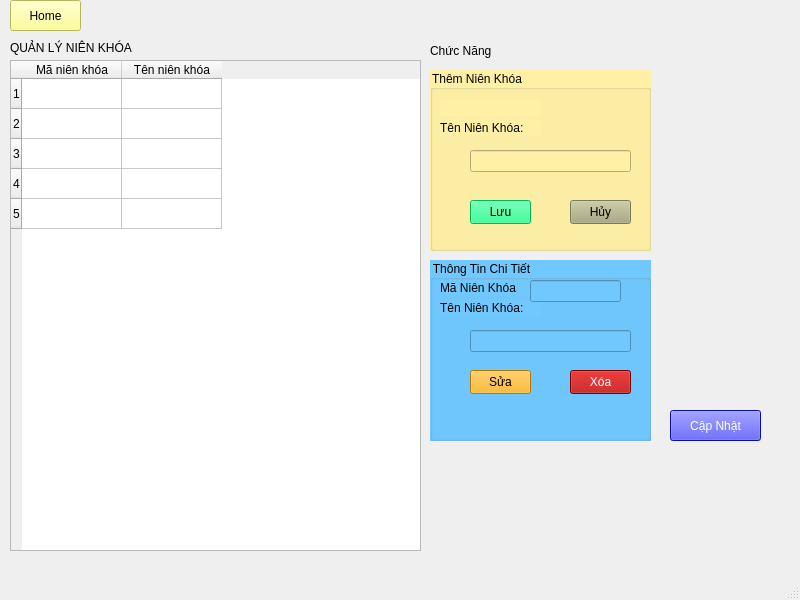
<?xml version="1.0" encoding="UTF-8"?>
<ui version="4.0">
 <class>MainWindow</class>
 <widget class="QMainWindow" name="MainWindow">
  <property name="geometry">
   <rect>
    <x>0</x>
    <y>0</y>
    <width>800</width>
    <height>600</height>
   </rect>
  </property>
  <property name="windowTitle">
   <string>MainWindow</string>
  </property>
  <widget class="QWidget" name="centralwidget">
   <widget class="QLabel" name="label">
    <property name="geometry">
     <rect>
      <x>10</x>
      <y>40</y>
      <width>171</width>
      <height>16</height>
     </rect>
    </property>
    <property name="styleSheet">
     <string notr="true">font: 700 12pt &quot;Segoe UI&quot;;</string>
    </property>
    <property name="text">
     <string>QUẢN LÝ NIÊN KHÓA</string>
    </property>
   </widget>
   <widget class="QGroupBox" name="groupBox_2">
    <property name="geometry">
     <rect>
      <x>430</x>
      <y>70</y>
      <width>221</width>
      <height>181</height>
     </rect>
    </property>
    <property name="styleSheet">
     <string notr="true">background-color: rgb(255, 240, 166);
font: 10pt &quot;Segoe UI&quot;;</string>
    </property>
    <property name="title">
     <string>Thêm Niên Khóa</string>
    </property>
    <widget class="QLabel" name="label_5">
     <property name="geometry">
      <rect>
       <x>10</x>
       <y>50</y>
       <width>101</width>
       <height>16</height>
      </rect>
     </property>
     <property name="styleSheet">
      <string notr="true">font: 10pt &quot;Segoe UI&quot;;</string>
     </property>
     <property name="text">
      <string>Tên Niên Khóa: </string>
     </property>
    </widget>
    <widget class="QLineEdit" name="NameNienKhoa">
     <property name="geometry">
      <rect>
       <x>40</x>
       <y>80</y>
       <width>161</width>
       <height>22</height>
      </rect>
     </property>
     <property name="styleSheet">
      <string notr="true">font: 10pt &quot;Segoe UI&quot;;</string>
     </property>
     <property name="readOnly">
      <bool>false</bool>
     </property>
    </widget>
    <widget class="QPushButton" name="btnSave">
     <property name="geometry">
      <rect>
       <x>40</x>
       <y>130</y>
       <width>61</width>
       <height>24</height>
      </rect>
     </property>
     <property name="styleSheet">
      <string notr="true">background-color: rgb(0, 255, 127);</string>
     </property>
     <property name="text">
      <string>Lưu</string>
     </property>
    </widget>
    <widget class="QPushButton" name="btnCancel">
     <property name="geometry">
      <rect>
       <x>140</x>
       <y>130</y>
       <width>61</width>
       <height>24</height>
      </rect>
     </property>
     <property name="styleSheet">
      <string notr="true">background-color: rgb(170, 170, 127);</string>
     </property>
     <property name="text">
      <string>Hủy</string>
     </property>
    </widget>
    <widget class="QLabel" name="label_8">
     <property name="geometry">
      <rect>
       <x>10</x>
       <y>30</y>
       <width>101</width>
       <height>16</height>
      </rect>
     </property>
     <property name="styleSheet">
      <string notr="true">font: 10pt &quot;Segoe UI&quot;;</string>
     </property>
     <property name="text">
      <string/>
     </property>
    </widget>
   </widget>
   <widget class="QLabel" name="label_6">
    <property name="geometry">
     <rect>
      <x>430</x>
      <y>40</y>
      <width>131</width>
      <height>21</height>
     </rect>
    </property>
    <property name="styleSheet">
     <string notr="true">font: 700 12pt &quot;Segoe UI&quot;;</string>
    </property>
    <property name="text">
     <string>Chức Năng</string>
    </property>
   </widget>
   <widget class="QGroupBox" name="groupBox">
    <property name="geometry">
     <rect>
      <x>430</x>
      <y>260</y>
      <width>221</width>
      <height>181</height>
     </rect>
    </property>
    <property name="styleSheet">
     <string notr="true">background-color: rgb(112, 200, 255);
font: 10pt &quot;Segoe UI&quot;;</string>
    </property>
    <property name="title">
     <string>Thông Tin Chi Tiết</string>
    </property>
    <widget class="QLineEdit" name="detailNameNienKhoa">
     <property name="geometry">
      <rect>
       <x>40</x>
       <y>70</y>
       <width>161</width>
       <height>22</height>
      </rect>
     </property>
     <property name="styleSheet">
      <string notr="true">font: 10pt &quot;Segoe UI&quot;;</string>
     </property>
     <property name="readOnly">
      <bool>true</bool>
     </property>
    </widget>
    <widget class="QPushButton" name="btnEdit">
     <property name="geometry">
      <rect>
       <x>40</x>
       <y>110</y>
       <width>61</width>
       <height>24</height>
      </rect>
     </property>
     <property name="styleSheet">
      <string notr="true">background-color: rgb(255, 170, 0);</string>
     </property>
     <property name="text">
      <string>Sửa</string>
     </property>
    </widget>
    <widget class="QPushButton" name="btnDelete">
     <property name="geometry">
      <rect>
       <x>140</x>
       <y>110</y>
       <width>61</width>
       <height>24</height>
      </rect>
     </property>
     <property name="styleSheet">
      <string notr="true">background-color: rgb(170, 0, 0);
color: rgb(255, 255, 255);</string>
     </property>
     <property name="text">
      <string>Xóa</string>
     </property>
    </widget>
    <widget class="QLabel" name="label_7">
     <property name="geometry">
      <rect>
       <x>10</x>
       <y>40</y>
       <width>101</width>
       <height>16</height>
      </rect>
     </property>
     <property name="styleSheet">
      <string notr="true">font: 10pt &quot;Segoe UI&quot;;</string>
     </property>
     <property name="text">
      <string>Tên Niên Khóa: </string>
     </property>
    </widget>
    <widget class="QLabel" name="label_9">
     <property name="geometry">
      <rect>
       <x>10</x>
       <y>20</y>
       <width>101</width>
       <height>16</height>
      </rect>
     </property>
     <property name="styleSheet">
      <string notr="true">font: 10pt &quot;Segoe UI&quot;;</string>
     </property>
     <property name="text">
      <string>Mã Niên Khóa</string>
     </property>
    </widget>
    <widget class="QLineEdit" name="detailIDNienKhoa">
     <property name="geometry">
      <rect>
       <x>100</x>
       <y>20</y>
       <width>91</width>
       <height>22</height>
      </rect>
     </property>
     <property name="styleSheet">
      <string notr="true">font: 10pt &quot;Segoe UI&quot;;</string>
     </property>
     <property name="readOnly">
      <bool>true</bool>
     </property>
    </widget>
   </widget>
   <widget class="QPushButton" name="btnReload">
    <property name="geometry">
     <rect>
      <x>670</x>
      <y>410</y>
      <width>91</width>
      <height>31</height>
     </rect>
    </property>
    <property name="styleSheet">
     <string notr="true">background-color: rgb(16, 16, 255);
font: 10pt &quot;Segoe UI&quot;;
color: rgb(255, 255, 255);</string>
    </property>
    <property name="text">
     <string>Cập Nhật</string>
    </property>
    <property name="icon">
     <iconset>
      <normaloff>images/ic/icreload.png</normaloff>images/ic/icreload.png</iconset>
    </property>
    <property name="iconSize">
     <size>
      <width>20</width>
      <height>20</height>
     </size>
    </property>
   </widget>
   <widget class="QPushButton" name="btnHome">
    <property name="geometry">
     <rect>
      <x>10</x>
      <y>0</y>
      <width>71</width>
      <height>31</height>
     </rect>
    </property>
    <property name="styleSheet">
     <string notr="true">font: 10pt &quot;Segoe UI&quot;;
background-color: rgb(255, 255, 127);</string>
    </property>
    <property name="text">
     <string>Home</string>
    </property>
    <property name="icon">
     <iconset>
      <normaloff>images/ic/icHome.png</normaloff>images/ic/icHome.png</iconset>
    </property>
    <property name="iconSize">
     <size>
      <width>20</width>
      <height>20</height>
     </size>
    </property>
   </widget>
   <widget class="QTableWidget" name="tableNienKhoa">
    <property name="geometry">
     <rect>
      <x>10</x>
      <y>60</y>
      <width>411</width>
      <height>491</height>
     </rect>
    </property>
    <property name="rowCount">
     <number>5</number>
    </property>
    <property name="columnCount">
     <number>2</number>
    </property>
    <row/>
    <row/>
    <row/>
    <row/>
    <row/>
    <column>
     <property name="text">
      <string>Mã niên khóa</string>
     </property>
    </column>
    <column>
     <property name="text">
      <string>Tên niên khóa</string>
     </property>
    </column>
   </widget>
  </widget>
  <widget class="QMenuBar" name="menubar">
   <property name="geometry">
    <rect>
     <x>0</x>
     <y>0</y>
     <width>800</width>
     <height>22</height>
    </rect>
   </property>
  </widget>
  <widget class="QStatusBar" name="statusbar"/>
 </widget>
 <resources/>
 <connections/>
</ui>
